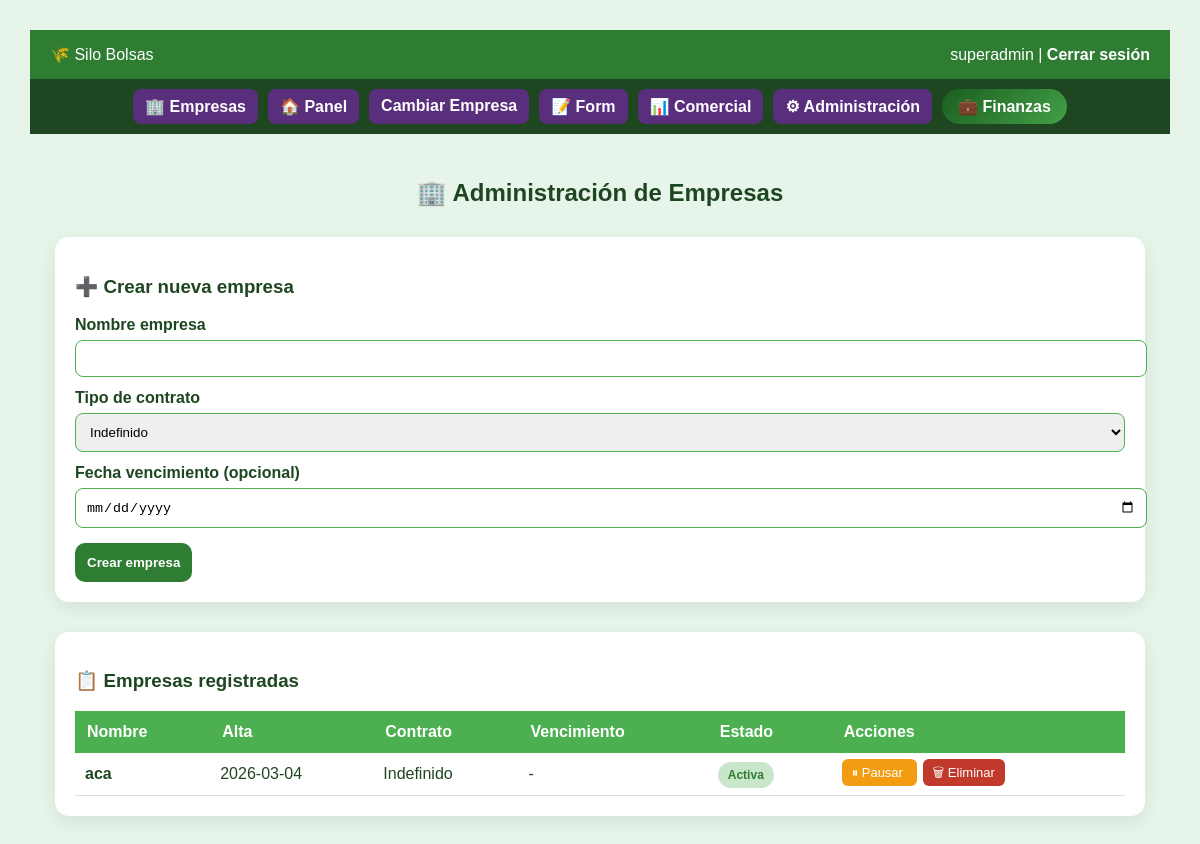
The app's page /admin/empresas (signed in), older data.
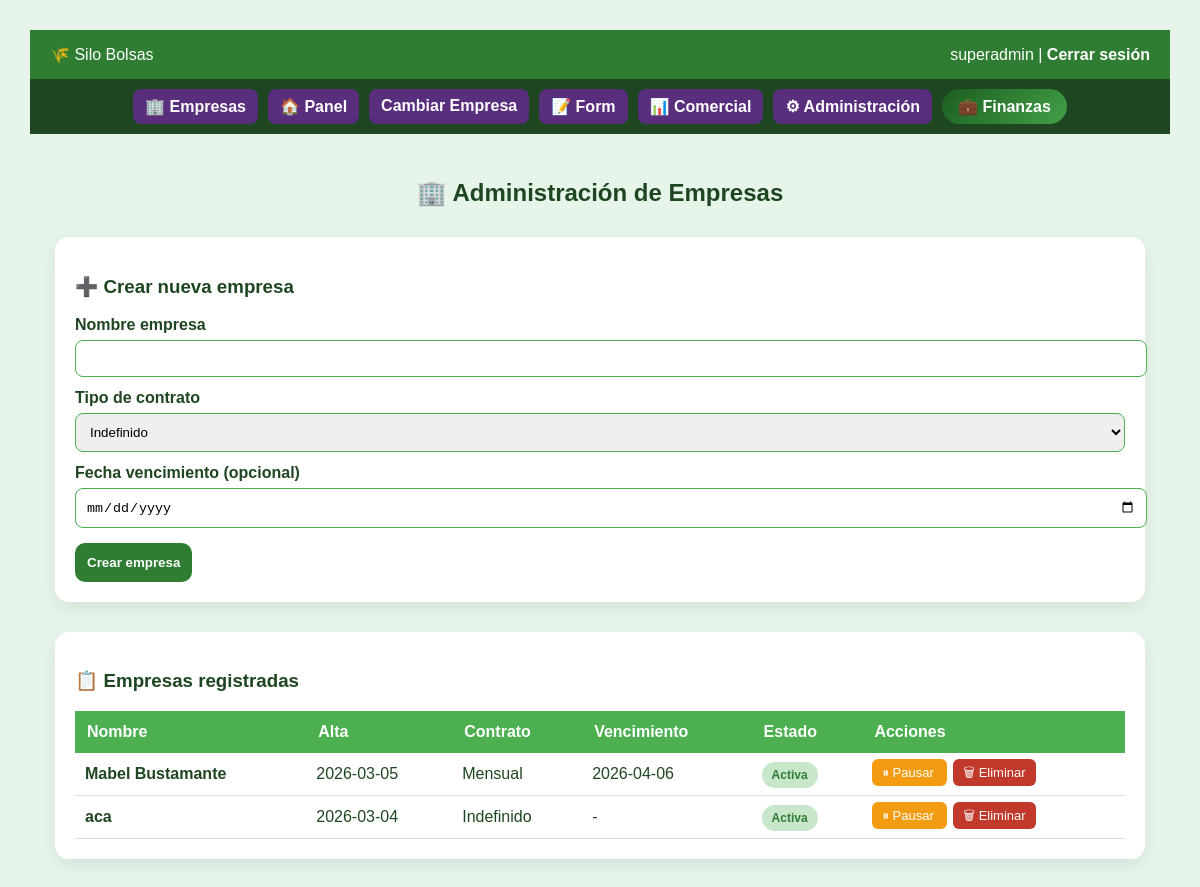
The same page, newer data.
### tables this page shows
CREATE TABLE empresas (
            id INTEGER PRIMARY KEY AUTOINCREMENT,
            nombre TEXT UNIQUE NOT NULL,
            fecha_alta TEXT NOT NULL,
            tipo_contrato TEXT,
            fecha_vencimiento TEXT,
            activa INTEGER DEFAULT 1,
            criterio_futuro TEXT
        );

### admin/routes.py (the view)
@admin_bp.route("/empresas")
@login_required
def admin_empresas():
    if not current_user.es_superadmin:
        return "No autorizado", 403
    conn = get_db()
    empresas = conn.execute("""
        SELECT * FROM empresas
        ORDER BY fecha_alta DESC
    """).fetchall()
    conn.close()
    return render_template(
        "admin_empresas.html",
        empresas=empresas,
        fecha_hoy=datetime.now().strftime("%Y-%m-%d")  # 👈 ESTA LÍNEA ES CLAVE
    )

### app.py (called while the page is built, shortened)
@app.context_processor
def inject_permisos():
    return dict(tiene_permiso=tiene_permiso)

@app.context_processor
def inject_estado_contrato():
    empresa_alerta = None
    empresa_vencida = False
    return dict(
        empresa_alerta=empresa_alerta,
        empresa_vencida=empresa_vencida
    )

@app.context_processor
def inject_empresa_contexto():
    empresa_nombre = None
    if current_user.is_authenticated and current_user.es_superadmin:
        empresa_id = empresa_actual()
    return dict(empresa_activa=empresa_nombre)

### auth/models.py (called while the page is built)
    @staticmethod
    def get(user_id):
        conn = get_db()
        row = conn.execute(
            "SELECT * FROM usuarios WHERE id=?",
            (user_id,)
        ).fetchone()
        conn.close()
        if row:
            return User(row)
        return None

### auth/routes.py (called while the page is built)
@login_manager.user_loader
def load_user(user_id):
    return User.get(user_id)

### db.py (called while the page is built)
def get_db():
    database_url = os.environ.get("DATABASE_URL")
    if database_url:
        conn = psycopg2.connect(
            database_url,
            cursor_factory=psycopg2.extras.RealDictCursor
        )
        return conn
    conn = sqlite3.connect(DB_NAME)
    conn.row_factory = sqlite3.Row
    return conn

### templates/admin_empresas.html (shortened to what this page needs)
{% extends "base.html" %}
{% block contenido %}
<!DOCTYPE html>
<html lang="es">
<head>
</head>
<body>
<h2>🏢 Administración de Empresas</h2>
<div class="card">
<h3>➕ Crear nueva empresa</h3>
<form method="POST" action="/admin/empresas/crear">
    <label>Nombre empresa</label>
    <input name="nombre" required>
    <label>Tipo de contrato</label>
    <select name="tipo_contrato" id="tipoContrato" onchange="mostrarOpcionesSilos()">
        <option value="">Indefinido</option>
    </select>
    <label>Fecha vencimiento (opcional)</label>
    <input type="date" name="fecha_vencimiento">
    <button>Crear empresa</button>
</form>
</div>
<div class="card">
<h3>📋 Empresas registradas</h3>
<table>
<tr>
<th>Nombre</th>
<th>Alta</th>
<th>Contrato</th>
<th>Vencimiento</th>
<th>Estado</th>
<th>Acciones</th>
</tr>
{% for e in empresas %}
<tr>
<td><b>{{ e.nombre }}</b></td>
<td>{{ e.fecha_alta }}</td>
<td>{{ e.tipo_contrato or 'Indefinido' }}</td>
<td>{{ e.fecha_vencimiento or '-' }}</td>
<td>
    {% if not e.activa %}
        <span class="badge badge-inactiva estado-inactiva">Inactiva</span>
    {% elif e.fecha_vencimiento and e.fecha_vencimiento < fecha_hoy %}
        <span class="badge badge-vencida estado-vencida">Vencida</span>
    {% else %}
        <span class="badge badge-activa estado-activa">Activa</span>
    {% endif %}
</td>
<td>
  {% if e.activa == 1 %}
  <a href="/admin/empresa/toggle/{{ e.id }}"
     style="background:#f39c12;
            padding:6px 10px;
            border-radius:6px;
            color:white;
            text-decoration:none;
            font-size:13px;
            margin-right:6px;">
     ⏸ Pausar
  </a>
{% endif %}
  <a href="/admin/empresa/eliminar/{{ e.id }}"
     onclick="return confirm('¿Eliminar empresa y todos sus usuarios?')"
     style="background:#c0392b;
            padding:6px 10px;
            border-radius:6px;
            color:white;
            text-decoration:none;
            font-size:13px;">
     🗑 Eliminar
  </a>
</td>
</tr>
{% endfor %}
</table>
</div>
</body>
</html>
{% endblock %}

Row changes from the older to the newer data that the page shows:
added empresas: nombre "Mabel Bustamante", fecha_alta "2026-03-05", tipo_contrato "Mensual", fecha_vencimiento "2026-04-06", activa "Activa"
